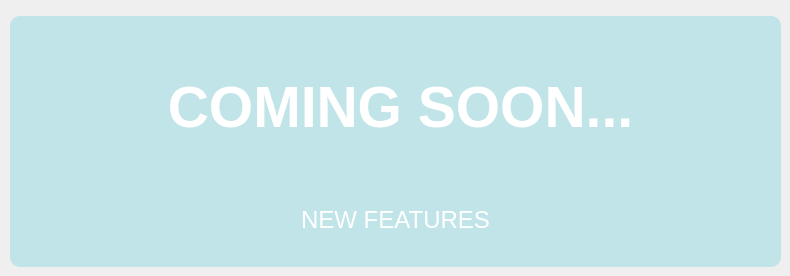
      <widget class="QWidget" name="AutomotiveCommunication_tab">
       <attribute name="title">
        <string>Automotive Communication</string>
       </attribute>
       <widget class="QLineEdit" name="UART_DataReceived_lineEdit_2">
        <property name="enabled">
         <bool>true</bool>
        </property>
        <property name="geometry">
         <rect>
          <x>10</x>
          <y>16</y>
          <width>771</width>
          <height>251</height>
         </rect>
        </property>
        <property name="font">
         <font>
          <family>Segoe UI</family>
          <pointsize>8</pointsize>
         </font>
        </property>
        <property name="styleSheet">
         <string notr="true">QLineEdit {
    border: 2px rgb(5,184,204);
    border-radius: 10px;
    padding: 0 8px;
    background: rgb(5,184,204,20%);
    selection-background-color: darkgray;
}</string>
        </property>
        <property name="text">
         <string/>
        </property>
        <property name="frame">
         <bool>true</bool>
        </property>
        <property name="readOnly">
         <bool>true</bool>
        </property>
        <property name="placeholderText">
         <string/>
        </property>
        <property name="clearButtonEnabled">
         <bool>true</bool>
        </property>
       </widget>
       <widget class="QLabel" name="label">
        <property name="geometry">
         <rect>
          <x>80</x>
          <y>62</y>
          <width>641</width>
          <height>91</height>
         </rect>
        </property>
        <property name="font">
         <font>
          <family>Segoe UI</family>
          <pointsize>43</pointsize>
          <weight>75</weight>
          <bold>true</bold>
         </font>
        </property>
        <property name="styleSheet">
         <string notr="true">color: white</string>
        </property>
        <property name="text">
         <string>COMING SOON...</string>
        </property>
        <property name="alignment">
         <set>Qt::AlignCenter</set>
        </property>
       </widget>
       <widget class="QLabel" name="label_2">
        <property name="geometry">
         <rect>
          <x>210</x>
          <y>194</y>
          <width>371</width>
          <height>51</height>
         </rect>
        </property>
        <property name="font">
         <font>
          <family>Segoe UI</family>
          <pointsize>18</pointsize>
         </font>
        </property>
        <property name="styleSheet">
         <string notr="true">color: white</string>
        </property>
        <property name="text">
         <string>NEW FEATURES</string>
        </property>
        <property name="alignment">
         <set>Qt::AlignCenter</set>
        </property>
       </widget>
      </widget>
